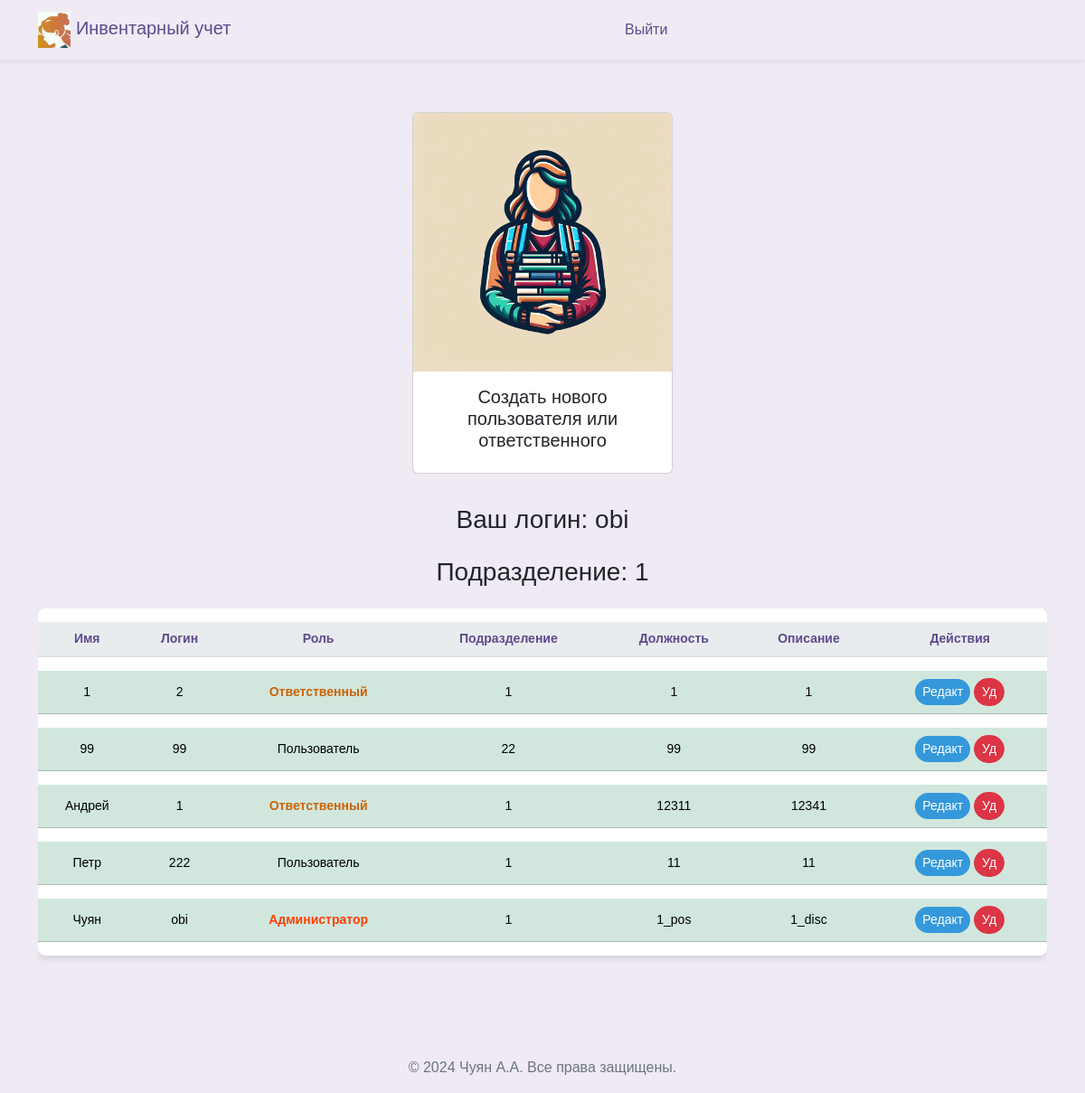
Before: /workers_admin (signed in) with the older database file.
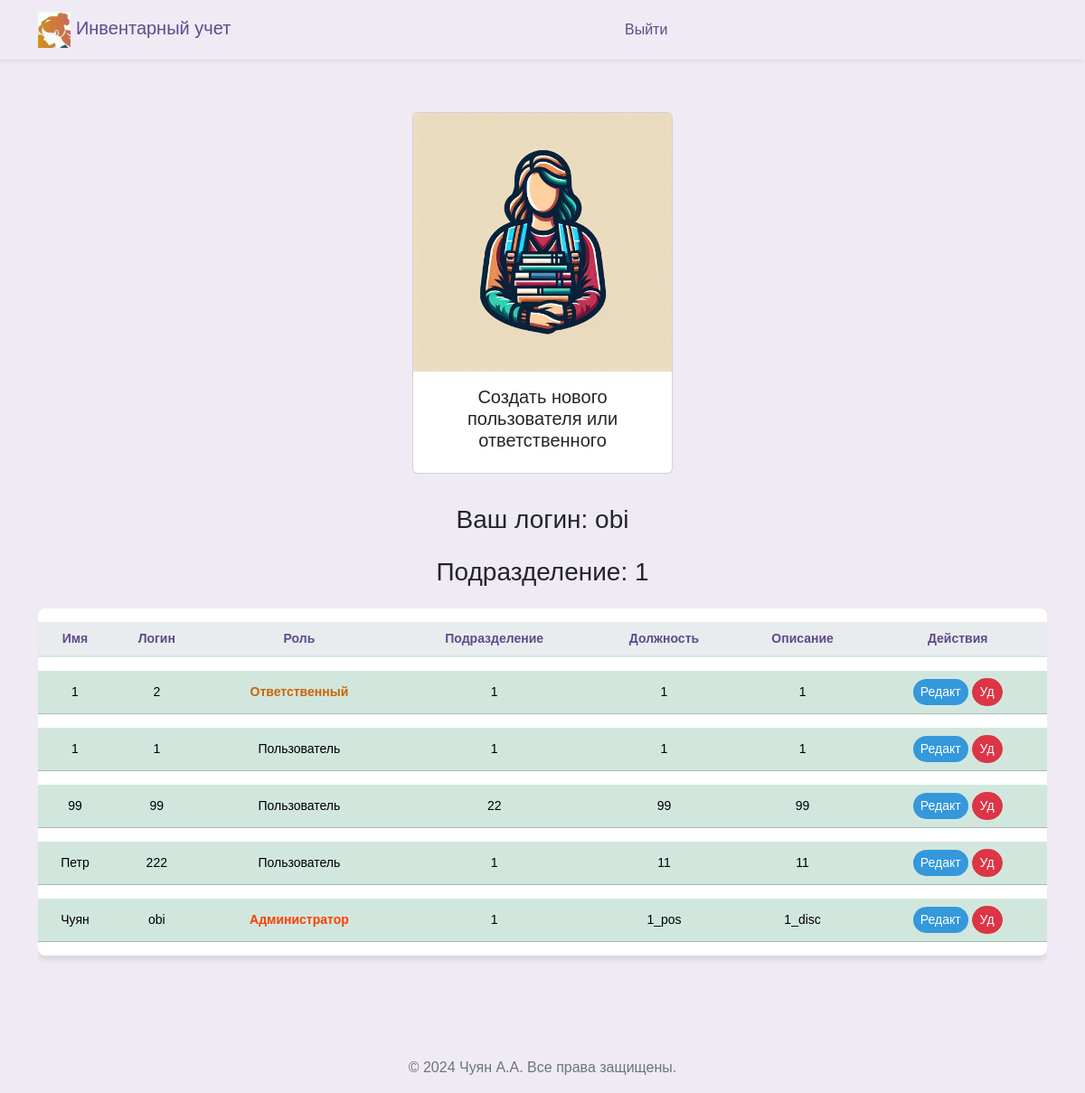
After: the same page with the newer database file.
### src/database/models.py (models this page shows, shortened)
class Worker(Base):
    __tablename__ = "worker"
    id = Column(Integer, primary_key=True)
    role = Column(Enum(Role), default=Role.guest)
    fio = Column(String)
    name = Column(String, unique=True)
    password = Column(String)
    department = Column(String)
    position = Column(String)
    description = Column(String, default=None)
    conn_worker_arm = relationship(
        "Arm", back_populates="conn_arm_worker"
    )

### src/frontend/router.py (the view)
@router.get("/workers")
async def get_workers(
    request: Request,
    worker: Worker = Depends(get_worker_or_redirect),
    session: AsyncSession = Depends(get_session),
):
    data = await CRUDWorker.get_all_worker_sorted(session)
    return templates.TemplateResponse(
        "workers/index.html",
        {"request": request, "worker": worker, "data": data},
    )

### src/frontend/template/workers_admin/index.html (shortened to what this page needs)
{% extends "base/base.html" %}
{% block content %}
<head>
</head>
<div class="d-flex justify-content-center align-items-center">
  <a class="nav-link" href="#" data-bs-toggle="modal" data-bs-target="#modal_create" bs-department="{{worker.department}}">
    <div class="card" style="width: 18rem; margin: 10px;">
      <img src="../frontend/assets/img/workers.jpg" class="card-img-top" alt="...">
      <div class="card-body">
        <h5 class="card-title" style="text-align: center;">Создать нового пользователя или ответственного</h5>
      </div>
    </div>
  </a>
</div>
<div class="row ">
  <div class="col-12">
    <h3 class="mb-4" style="margin-bottom: 60px; text-align: center;">Ваш логин: {{ worker.name }}</h3>
    <h3 class="mb-4" style="margin-bottom: 60px; text-align: center;">Подразделение: {{ worker.department }}</h3>
    <div class="table-responsive">
      <table class="table table-hover table-shadow table-rounded ">
        <thead>
          <tr>
            <th scope="col" >Имя</th>
            <th scope="col" >Логин</th>
            <th scope="col" >Роль</th>
            <th scope="col" >Подразделение</th>
            <th scope="col" >Должность</th>
            <th scope="col" >Описание</th>
            <th scope="col" >Действия</th>
          </tr>
        </thead>
        <tbody class="text-center">
          {% for worker_tuple in data %}
            {% set workers = worker_tuple %}
                <tr class="table-success " >
                  <td>{{ workers.fio }}</td>
                  <td>{{ workers.name }}</td>
                  <td>{% if workers.role.name == 'user' %}<span class="orange-bold-text">Ответственный</span>{% elif workers.role.name == 'admin' %}<span class="red-bold-text">Администратор</span> {% else %}Пользователь{% endif %}</td>
                  <td>{{ workers.department }}</td>
                  <td>{{ workers.position }}</td>
                  <td>{{ workers.description }}</td>
                  <td>
                    <button type="button" class="btn btn-primary btn-sm" style="background-color: #3498db; color: white;"
                      data-bs-toggle="modal"
                      data-bs-target="#modal_update"
                      data-bs1="{{workers.fio}}"
                      data-bs2="{{workers.name}}"
                      data-bs3="{{workers.position}}"
                      data-bs4="{{workers.description}}"
                      data-bs5= "{{workers.id}}"
                      data-bs6= "{{workers.department}}"
                      data-bs7= "{{workers.role.name}}">
                      Редакт
                    </button>
                    <button type="button" class="btn btn-danger btn-sm" style="color: white;"
                      onclick="deleteWorker('{{ workers.id }}')">
                      Уд
                    </button>
                  </td>
                </tr>
          {% endfor %}
        </tbody>
      </table>
    </div>
  </div>
</div>
{% endblock %}

### src/frontend/template/base/base.html (shortened to what this page needs)
<!DOCTYPE html>
<html lang="ru">
<head>{% include 'base/head.html' %}</head>
<body>
  {% include 'base/nav.html' %}
  <div class="container my-5">
    {% block content %}{% endblock %}
  </div>
  {% include 'base/footer.html' %}
</body>
</html>

### src/frontend/template/base/head.html (shortened to what this page needs)
<head>
  <link rel="stylesheet" href="/frontend/assets/css/bootstrap.min.css">
  <link href="/frontend/assets/css/select2.min.css" rel="stylesheet" />
  <link rel="stylesheet" href="/frontend/assets/css/base.css">
</head>

### src/frontend/template/base/nav.html
<nav class="navbar navbar-expand-lg navbar-light shadow-sm">
    <div class="container">
      <a class="navbar-brand" href="/">
        <img src="/frontend/assets/img/logo_min.jpg" alt="Педагог Logo" id="brand-logo" style="max-height: 40px;"> Инвентарный учет
      </a>
      <div class="collapse navbar-collapse" id="navbarNav">
        {% if user %}
        <ul class="navbar-nav mx-auto">
          {% if worker.role == 'admin' %}
          <li class="nav-item {% if request_path == '/worker' %}active{% endif %}">
            <a class="nav-link" href="/worker">Кабинет администратора</a>
          </li>
          {% endif %}
          {% if worker.role == 'user' %}
          <li class="nav-item {% if request_path == '/prepod' %}active{% endif %}">
            <a class="nav-link" href="/prepod">Кабинет ответсвтенного за учет</a>
          </li>
          {% endif %}
        </ul>
        {% else %}
        <ul class="navbar-nav mx-auto ml-md-auto">
          <li class="nav-item {% if request_path == '/auth' %}active{% endif %}">
            <a class="nav-link" href="/logout">Выйти</a>
          </li>
        </ul>
        {% endif %}
      </div>
    </div>
</nav>

### src/frontend/template/base/footer.html
﻿<footer style="text-align: center;">
  <p>&copy; 2024 Чуян А.А. Все права защищены.</p>
</footer>

### src/frontend/assets/css/base.css (style rules this page uses)
body { margin: 0; font-family: 'Nunito Sans', Arial, sans-serif; background-color: #efeaf4; }
.navbar { background-color: rgb(255, 255, 255), 255, 255); box-shadow: 0 4px 6px rgba(0, 0, 0, 0.1); }
.navbar-brand, .nav-link { color: #5e4b8b !important; }
.nav-link { margin: 0 10px; border-radius: 20px; transition: background-color 0.3s, color 0.3s; }
p { color: #6c757d; }
.table { background-color: #ffffff; color: #5e4b8b; border-collapse: separate; border-spacing: 0 15px; }
.table th, .table td { border-top: none !important; vertical-align: middle; }
.table thead th { background-color: #e9ecef; color: #5e4b8b; border-bottom: 2px solid #dee2e6; }
.table .btn, .table a { color: #7e57c2; transition: color 0.3s; }
.table td { padding: .5rem; }
.table-rounded { border-radius: .5rem; overflow: hidden; }
.table-shadow { box-shadow: 0 4px 6px rgba(0, 0, 0, 0.1); }
.btn { border-radius: 20px; }
.btn-primary { background-color: #8e44b0; border: none; color: #ffffff; transition: background-color 0.3s, color 0.3s, box-shadow 0.3s; }

### src/frontend/template/workers_admin/index.html (style rules this page uses)
table { font-family: Arial, sans-serif; }
td { font-size: 14px; }
th { text-align: center; font-size: 14px; }
.orange-bold-text { color: rgb(204, 99, 7); font-weight: bold; }
.red-bold-text { color: rgb(254, 63, 0); font-weight: bold; }

Changed rows visible on the page:
removed Worker: fio "Андрей", name "1", role "Ответственный", department "1", position "12311", description "12341"
added Worker: fio "1", name "1", role "Пользователь", department "1", position "1", description "1"
